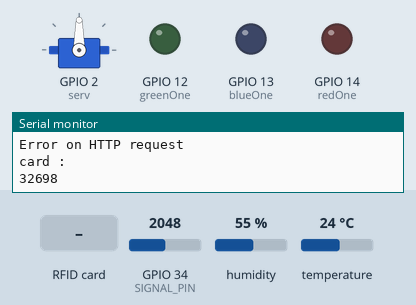
The sketch below on a simulated ESP32. Shown: servo, output pins drawn as LEDs (lit = HIGH), the last lines printed to the serial monitor. Inputs (shaded band) come from the test bench; at power-on: GPIO 34 (SIGNAL_PIN) = 2048, humidity 55 %, temperature 24 °C. WiFi joins after 1.5 s; servers stay silent unless stated; uploads are accepted with an empty reply; pins used as bus, display or sensor lines are not drawn.

Above: at 2.7 s.
2.8 s: RFID card 1C D9 8D 64 held to the reader
At 7.8 s:
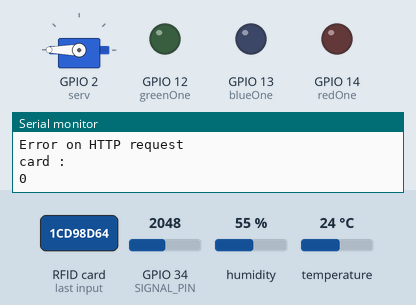
8.1 s: RFID card 5E 7A 19 C4 held to the reader
At 12.8 s:
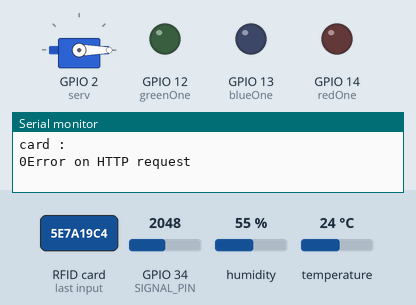
Timing chart, 0 to 14.3 s (numbered marks = the images above; inputs shaded):
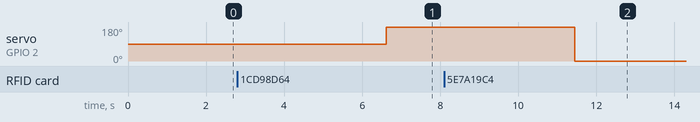

Measured:
- after the input at 2.8 s, servo on GPIO 2 (serv): 90° → 180° after 3.8 s
- after the input at 8.1 s, servo on GPIO 2 (serv): 180° → 0° after 3.4 s

The sketch:

ard_get.ino
```cpp
#include <WiFi.h>
#include <HTTPClient.h>
#include <ArduinoJson.h>
#include <ESP32Servo.h>
#include <SPI.h>
#include <MFRC522.h>
#include <DHT.h>

#define SS_PIN 5
#define RST_PIN 27
#define SS_PIN 5
#define RST_PIN 27
#define redOne 14
#define greenOne 12
#define blueOne 13
#define serv 2
#define DHTPIN 22
#define DHTTYPE DHT11
#define POWER_PIN 21
#define SIGNAL_PIN 34
#define EXE_INTERVAL 5000

unsigned long lastExecutedMillis = 0;
const char* ssid = "FM";
const char* password = "pashaejojo123";
byte keyTagUID[4] = {0x1C, 0xD9, 0x8D, 0x64};

MFRC522 rfid(SS_PIN, RST_PIN);
Servo myservo;
WiFiServer server(80);
DHT dht(DHTPIN, DHTTYPE);

void setup() {
  Serial.begin(115200);
  WiFi.begin(ssid, password);
  pinMode(redOne, OUTPUT);
  pinMode(greenOne, OUTPUT);
  pinMode(blueOne, OUTPUT);
  myservo.attach(serv);
  pinMode(POWER_PIN, OUTPUT);
  digitalWrite(POWER_PIN, LOW);

  dht.begin();
  SPI.begin(); // init SPI bus
  rfid.PCD_Init(); // init MFRC522

  while (WiFi.status() != WL_CONNECTED) {
    delay(500);
    Serial.print(".");
  }

  Serial.println("");
  Serial.println("WiFi connected");
  Serial.println("IP address: ");
  Serial.println(WiFi.localIP());
}

void loop() {
  doorGET();
  delay(1000);
  lampGET();
  delay(1000);
  tempPOST();
  delay(1000);
  waterPOST();
  delay(1000);
}

void doorGET() {
  unsigned long currentMillis = millis();
  HTTPClient http;
  WiFiClient client;
  int door, card, i = 0, j = 0;

  http.begin(client, "http://192.168.1.7:5000/doorGET");
  int httpCode = http.GET();

  if (rfid.PICC_IsNewCardPresent()) { // new tag is available
    if (rfid.PICC_ReadCardSerial()) { // NUID has been readed
      MFRC522::PICC_Type piccType = rfid.PICC_GetType(rfid.uid.sak);

      if (rfid.uid.uidByte[0] == keyTagUID[0] &&
          rfid.uid.uidByte[1] == keyTagUID[1] &&
          rfid.uid.uidByte[2] == keyTagUID[2] &&
          rfid.uid.uidByte[3] == keyTagUID[3] ) {
          Serial.println("Access is granted");
          myservo.write(180);
          door = 1;
          card = 1;
          if (currentMillis - lastExecutedMillis >= EXE_INTERVAL) {
              lastExecutedMillis = currentMillis;
              door = 0;
              card = 0;
          }
      }
      else
      {
        Serial.print("Access denied, UID:");
        for (int i = 0; i < rfid.uid.size; i++) {
          Serial.print(rfid.uid.uidByte[i] < 0x10 ? " 0" : " ");
          Serial.print(rfid.uid.uidByte[i], HEX);
          myservo.write(0);
        }
      }

      rfid.PICC_HaltA(); // halt PICC
      rfid.PCD_StopCrypto1(); // stop encryption on PCD
    }
  }

  if (httpCode > 0) {
    String response = http.getString();

    StaticJsonDocument<200> doc;
    DeserializationError error = deserializeJson(doc, response);

    if (error) {
        Serial.println("Error parsing JSON");
    } else {
        door = doc["doorValue"][0];
        Serial.println("door : " + String(door));

        if (door == 1 || card == 1) {
            if (currentMillis - lastExecutedMillis >= EXE_INTERVAL) {
              lastExecutedMillis = currentMillis;
              i++;
              if(i <= 1){
                myservo.write(180);
                Serial.println("Open");
                card = 0;
              }
            }
        }
        if (door == 0 || card == 0) {
            if (currentMillis - lastExecutedMillis >= EXE_INTERVAL) {
              lastExecutedMillis = currentMillis;
              j++;
              if(j <= 1){
                myservo.write(0);
                Serial.println("Closed");
              }
            }
        }
    }
  } else {
  Serial.println("Error on HTTP request");
  }
  Serial.println("card : ");
  Serial.print(card);
  http.end();
}

void lampGET(){
  HTTPClient http;
  WiFiClient client;

  int r,g,b,intensity;

  // send the GET request
  http.begin(client, "http://192.168.1.7:5000/lampMenuGET");
  int httpCode = http.GET();

   if (httpCode > 0) {
    String response = http.getString();

    StaticJsonDocument<200> doc;
    DeserializationError error = deserializeJson(doc, response);

    if (error) {
      Serial.println("Error parsing JSON");
    } else {
      r = doc["r"][0];
      g = doc["g"][0];
      b = doc["b"][0];
      intensity = doc["intensity"][0];

      Serial.println("r: " + String(r));
      Serial.println("g: " + String(g));
      Serial.println("b: " + String(b));
      Serial.println("intensity: " + String(intensity));

      analogWrite(redOne, r*intensity/4);
      analogWrite(greenOne, g*intensity/4);
      analogWrite(blueOne, b*intensity/4);
    }
  } else {
    Serial.println("Error on HTTP request");
  }
  http.end();
}

void tempPOST(){
  HTTPClient http;
  WiFiClient client;

  float fTemperature = dht.readTemperature();
  int temperature = int(fTemperature);
  Serial.println("Temp" + temperature);

  http.begin(client, "http://192.168.1.7:5000/tempPOST");
  http.addHeader("Content-Type", "application/json");
  String payload = "{\"temp_C\":" + String(temperature) + "}";
  int httpResponseCode = http.POST(payload);

  if (httpResponseCode == 200) {
    Serial.println("Temperature value sent to server successfully");
  } else {
    Serial.println("Failed to send temperature value to server, HTTP response code: " + httpResponseCode);
  }

  http.end();
}

void waterPOST(){
  HTTPClient http;
  WiFiClient client;

  int value;

  digitalWrite(POWER_PIN, HIGH);
  delay(10);
  value = analogRead(SIGNAL_PIN);
  digitalWrite(POWER_PIN, LOW);

  Serial.print("Water : ");
  Serial.println(value);

  http.begin(client, "http://192.168.1.7:5000/waterPOST");
  http.addHeader("Content-Type", "application/json");
  String payload = "{\"water_V\":" + String(value) + "}";
  int httpResponseCode = http.POST(payload);

  if (httpResponseCode == 200) {
    Serial.println("Water value sent to server successfully");
  } else {
    Serial.println("Failed to send temperature value to server, HTTP response code: " + httpResponseCode);
  }

  http.end();
}
```
